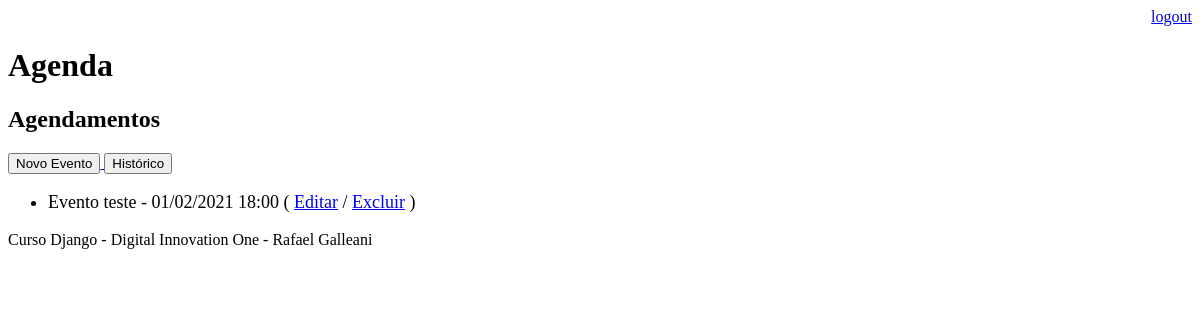
/agenda/, run on an earlier commit of the app's database.
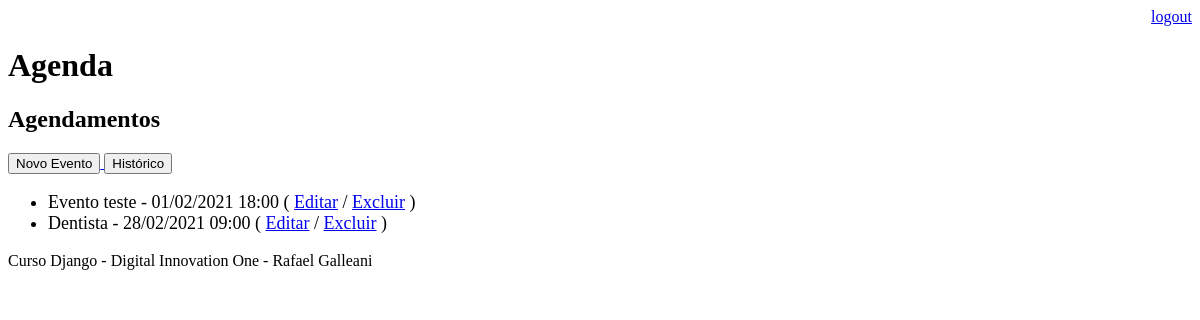
And on a later commit of the database.
### core/models.py (models this page shows, shortened)
class Evento(models.Model):
    titulo = models.CharField(max_length=100)
    descricao = models.TextField(blank=True, null=True)
    data_evento = models.DateTimeField(verbose_name='Data do evento')
    data_criacao = models.DateTimeField(auto_now=True)
    usuario = models.ForeignKey(User, on_delete=models.CASCADE)
    class Meta:
        db_table = 'evento'
    def get_data_evento(self):
        return self.data_evento.strftime('%d/%m/%Y %H:%M')

### core/views.py (the view)
# urls.py: path('agenda/', views.lista_eventos),
def lista_eventos(request):
    eventos = Evento.objects.all()
    response = {'eventos': eventos}
    return render(request, 'agenda.html', response)

### templates/agenda.html
{% extends "page.html" %}
{% block content %}
    <h2>Agendamentos</h2>
    <a href="evento/">
        <button type="button">Novo Evento</button>
    </a>
    <a href="historico/">
        <button type="button">Histórico</button>
    </a>
    <ul style="font-size: 18px">
        {% for evento in eventos %}
            <li>
                <div>
                    {{ evento.titulo }} - {{ evento.get_data_evento }}
                    ( <a href="evento/?id={{ evento.id }}">Editar</a>
                    / <a href="evento/delete/{{ evento.id }}/">Excluir</a> )
                </div>
            </li>
        {% endfor %}
    </ul>
{% endblock %}

### templates/page.html
<!DOCTYPE html>
<html lang="pt-br">
<head>
    {% include "header.html" %}
</head>
<body>
    {% block content %} {% endblock %}
    {% include "footer.html" %}
</body>
</html>

### templates/header.html (shortened to what this page needs)
<div align="right">
    <a href="/logout">logout</a>
</div>
<h1>Agenda</h1>

### templates/footer.html
<p>Curso Django - Digital Innovation One - Rafael Galleani</p>

What changed in the data, as far as the page shows it:
added Evento: titulo "Dentista", get_data_evento "28/02/2021 09:00"
